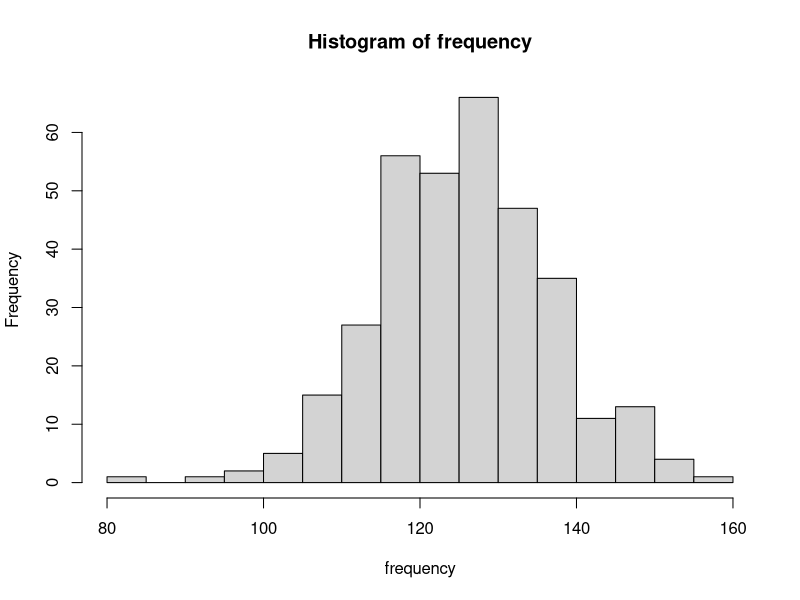
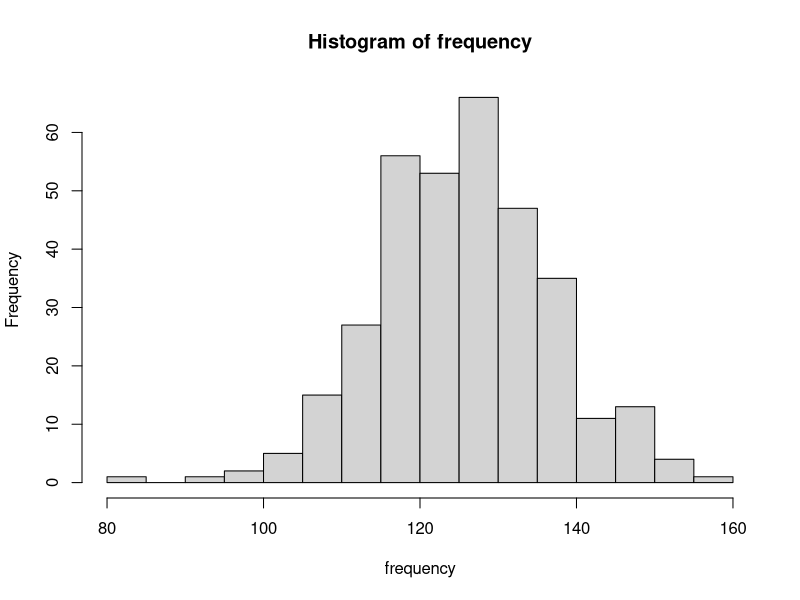
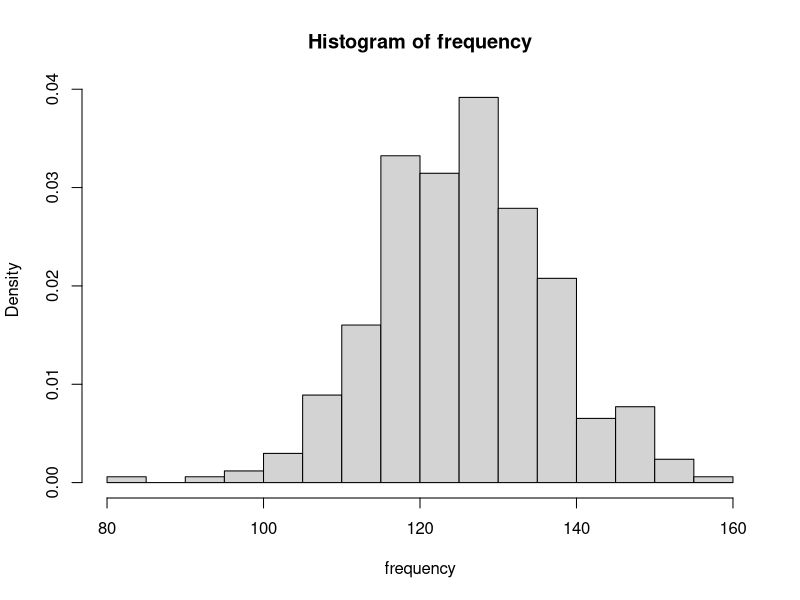
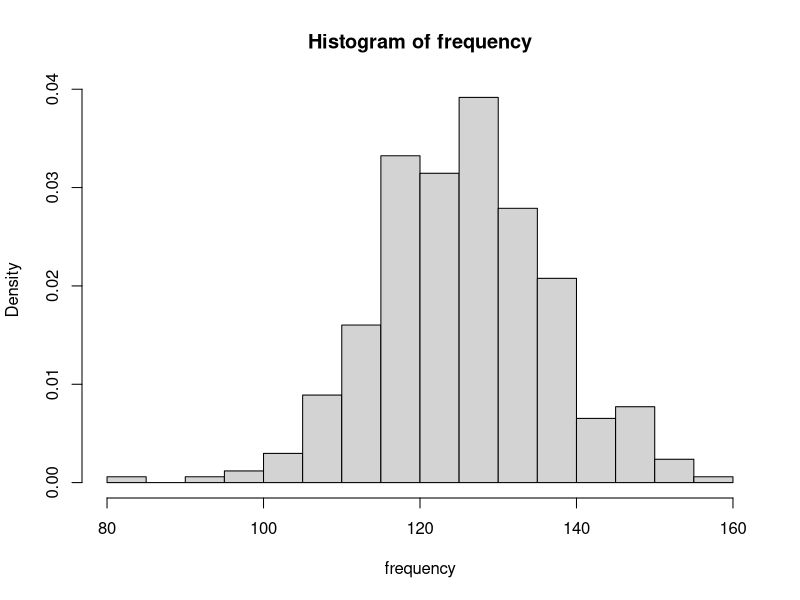
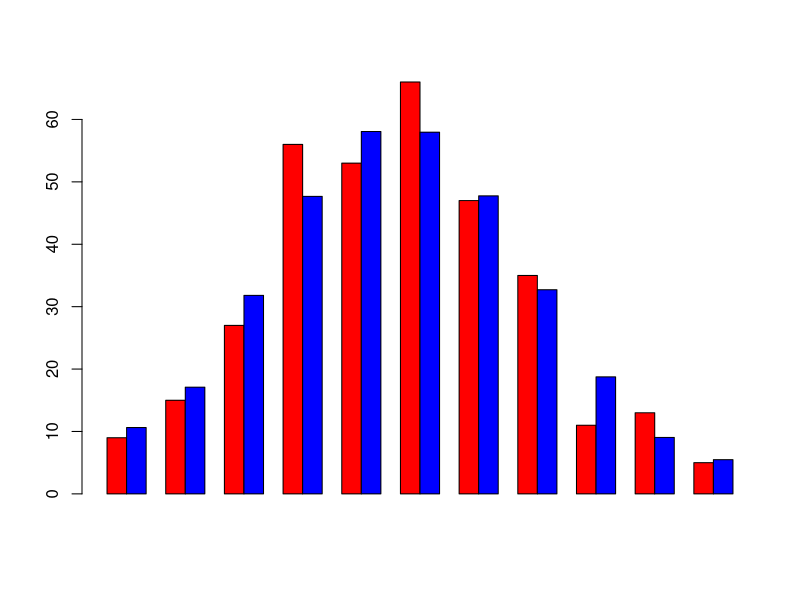

Reproduce these figures in R, in order.
# Data Wrangling Problem 5
#
# Collect on your own (do NOT take data from the Internet), some data for which it is a reasonable hypothesis that the
# number of counts in variousbins ought to obey a Poisson distribution.  Examples:  emails per hour orper day, number of
# students arriving for lunch at Annenberg per minute.Save the resut in a .csv file(which might have just one column.)
# Display a histogram of your data side-by-side with a Poisson distribution that has the same mean.  and use a chi-square
# test to assess the match.  The prototypeis the analysis of Phillies’ home runs in script 3
#
# For this task, I took the most annoying book in the world, "How to Win Friends and Influence People" and counted the
# frequency of the letter 'e' (either lower case or upper case) per 1000 alphabetic characters (i.e. I would not include
# spaces, new lines, special characters, numbers, etc.).
#
# Oh no, I wouldn't count this by hand. I have the python code in the `helpers` directory if you'd like to take a look at
# my logic.

# setwd("Homeworks/DataWrangling")
rm(list = ls())

eFrequencies <- read.csv("lib/numberOfE.csv"); head(eFrequencies)
#       Range Frequency
# 1     0-999       129
# 2 1000-1999       112
# 3 2000-2999       109
# 4 3000-3999       148
# 5 4000-4999       132
# 6 5000-5999       123


# plot histogram of frequencies. Looks like a reasonable poisson distribution.
frequency <- eFrequencies$Frequency;
hist(frequency, breaks = "FD")
breaks <- hist(frequency, breaks = "FD")$breaks

# if this is a poisson distribution, find the mean
lambda <- mean(frequency); lambda # 125.9347

# seeing many tiny counts. going to try to clump them into buckets this way:
breaks <- hist(frequency, breaks = "FD", probability = TRUE)$breaks; breaks
#  [1]  80  85  90  95 100 105 110 115 120 125 130 135 140 145 150 155 160
observed <- hist(frequency, breaks = "FD", probability = TRUE)$count;
# [1]  1  0  1  2  5 15 27 56 53 66 47 35 11 13  4  1
#
# Looking better.. but still has small values. Going to clump first 4 buckets (x<=105)
# together as well as last 2 buckets (150 < x)
observed[5] <- sum(observed[1:5])
observed[15] <- sum(observed[15:16])
observed <- observed[-(1:4)]
observed <- observed[-12]; observed
#  [1]  9 15 27 56 53 66 47 35 11 13  5
# Looking more reasonable!

# Now just need to create the EXPTECTED BUCKETS
# The bins start from x<=105,105 < x <= 110, .... , 150 < x
N <- length(frequency); N # 338
expected <- N * c(sum(dpois(0:105, lambda)),
              sum(dpois(106:110, lambda)),
              sum(dpois(111:115, lambda)),
              sum(dpois(116:120, lambda)),
              sum(dpois(121:125, lambda)),
              sum(dpois(126:130, lambda)),
              sum(dpois(131:135, lambda)),
              sum(dpois(136:140, lambda)),
              sum(dpois(141:145, lambda)),
              sum(dpois(146:150, lambda)),
              ppois(150, lambda, lower.tail = FALSE))

# sanity check
sum(expected) # indeed equals to N = 338. Yay!

# put barplot side by side
barplot(rbind(observed, expected), beside = TRUE, col = c("red", "blue"))
# matches really well.

# use chisquared test
ChiSq <-function(Obs,Exp){
  sum((Obs-Exp)^2/Exp)
}

n <- length(observed)
# degrees of freedom is n-2 since we expected total equal to the actual total
# and computed lambda from data
chisq <- sum((observed-expected)^2/expected); chisq # 9.393988
pValue <- pchisq(chisq, df = n-2, lower.tail = FALSE); pValue # 0.4017285
# this means that there is 41.58% chance that this result happens as a
# poisson distribution. With this value, there is not enough evidence against the
# null hypothesis that our data did come from a poisson distribution.
#
# In fact the sample is consistent as a poisson distribution!